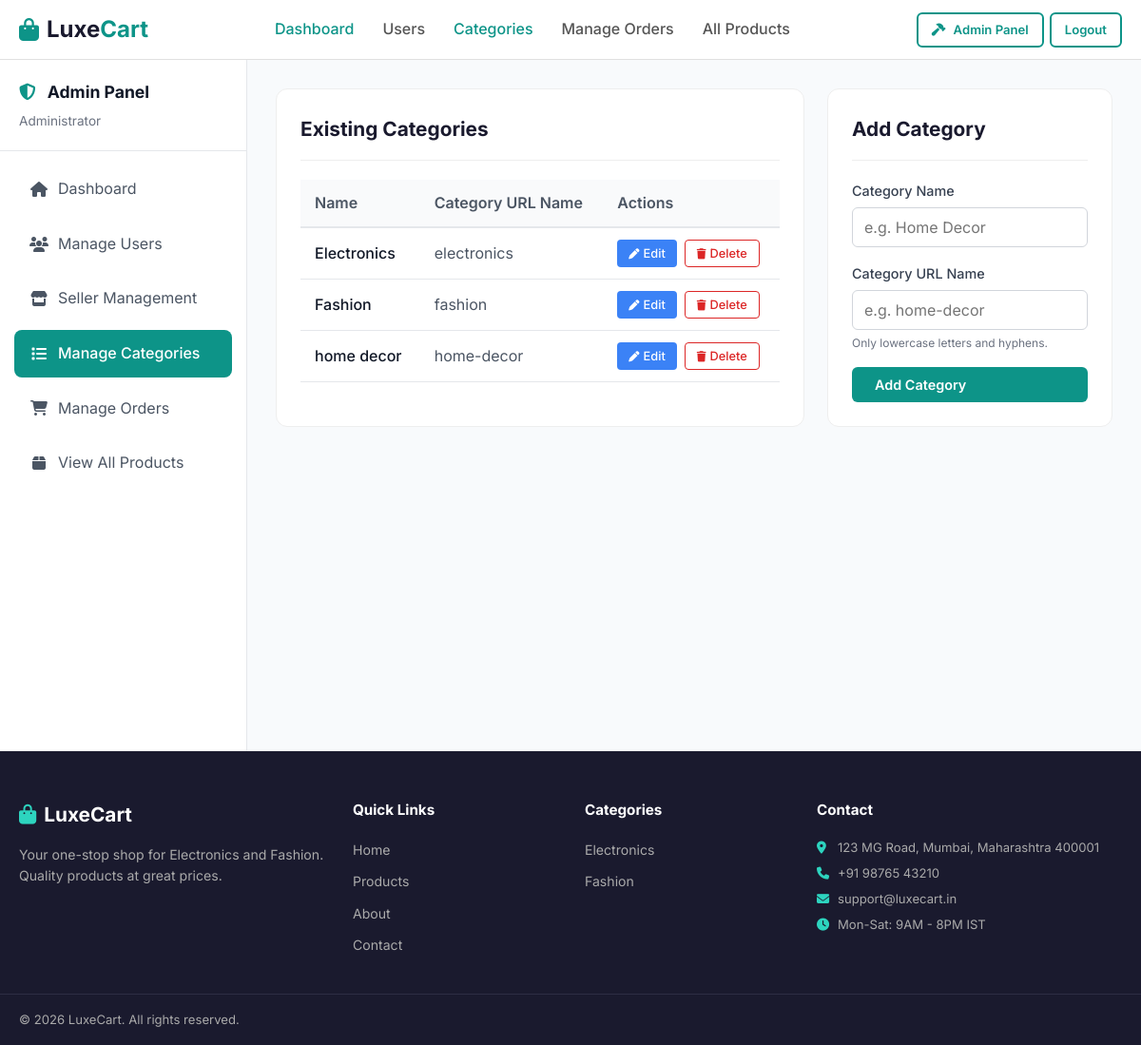
The app's page /admin/categories (signed in) with its own data.
### tables this page shows
CREATE TABLE `categories` (
  `id` int(11) NOT NULL,
  `name` varchar(100) NOT NULL,
  `category_url_name` varchar(100) NOT NULL
);

### controllers/AdminController.php (called while the page is built, shortened)
<?php
class AdminController
{
    private $db;
    public function __construct()
    {
        $this->db = Database::getInstance();
    }
    public function categories()
    {
        $categories = $this->db->fetchAll("SELECT * FROM categories ORDER BY name ASC");
        require BASE_PATH . '/views/layouts/main.php';
    }
}

### models/Database.php (called while the page is built, shortened)
<?php
class Database
{
    private static $instance = null;
    private $conn;
    private function __construct()
    {
        $this->conn = new mysqli(DB_HOST, DB_USER, DB_PASS, DB_NAME);
        $this->conn->set_charset("utf8mb4");
    }
    public static function getInstance()
    {
        if (self::$instance === null) {
            self::$instance = new self();
        }
        return self::$instance;
    }
    public function query($sql, $params = [], $types = '')
    {
        $stmt = $this->conn->prepare($sql);
        $stmt->execute();
        return $stmt;
    }
    public function fetchAll($sql, $params = [], $types = '')
    {
        $stmt = $this->query($sql, $params, $types);
        $result = $stmt->get_result();
        $rows = [];
        while ($row = $result->fetch_assoc()) {
            $rows[] = $row;
        }
        return $rows;
    }
}

### views/admin/categories.php (the view, shortened to what this page needs)
<div style="display: flex; min-height: calc(100vh - 73px); background: #f8fafc;">
    <aside
        style="width: 260px; background: #fff; border-right: 1px solid #e5e7eb; flex-shrink: 0; position: sticky; top: 0; height: calc(100vh - 73px); overflow-y: auto;">
        <div style="padding: 20px; border-bottom: 1px solid #e5e7eb;">
            <h3 style="margin: 0; color: #111827; font-size: 1.1rem;"><i class="fas fa-shield-alt"
                    style="color:#0d9488; margin-right:8px;"></i> Admin Panel</h3>
            <p style="margin: 5px 0 0 0; font-size: 0.85rem; color: #6b7280;">Administrator</p>
        </div>
        <div class="list-group" style="padding: 15px;">
            <a href="<?= BASE_URL ?>/admin" class="list-group-item"
                style="display: flex; align-items: center; gap: 10px; padding: 12px 16px; border-radius: 8px; margin-bottom: 8px; color: #4b5563; text-decoration: none; transition: background 0.2s;">
                <i class="fas fa-home" style="width: 20px; text-align: center;"></i> Dashboard
            </a>
            <a href="<?= BASE_URL ?>/admin/users" class="list-group-item"
                style="display: flex; align-items: center; gap: 10px; padding: 12px 16px; border-radius: 8px; margin-bottom: 8px; color: #4b5563; text-decoration: none; transition: background 0.2s;">
                <i class="fas fa-users" style="width: 20px; text-align: center;"></i> Manage Users
            </a>
            <a href="<?= BASE_URL ?>/admin/sellers" class="list-group-item"
                style="display: flex; align-items: center; gap: 10px; padding: 12px 16px; border-radius: 8px; margin-bottom: 8px; color: #4b5563; text-decoration: none; transition: background 0.2s;">
                <i class="fas fa-store" style="width: 20px; text-align: center;"></i> Seller Management
            </a>
            <a href="<?= BASE_URL ?>/admin/categories" class="list-group-item active"
                style="display: flex; align-items: center; gap: 10px; padding: 12px 16px; border-radius: 8px; margin-bottom: 8px; background: #0d9488; color: #fff; font-weight: 500; text-decoration: none;">
                <i class="fas fa-list" style="width: 20px; text-align: center;"></i> Manage Categories
            </a>
            <a href="<?= BASE_URL ?>/admin/orders" class="list-group-item"
                style="display: flex; align-items: center; gap: 10px; padding: 12px 16px; border-radius: 8px; margin-bottom: 8px; color: #4b5563; text-decoration: none; transition: background 0.2s;">
                <i class="fas fa-shopping-cart" style="width: 20px; text-align: center;"></i> Manage Orders
            </a>
            <a href="<?= BASE_URL ?>/products" class="list-group-item"
                style="display: flex; align-items: center; gap: 10px; padding: 12px 16px; border-radius: 8px; margin-bottom: 8px; color: #4b5563; text-decoration: none; transition: background 0.2s;">
                <i class="fas fa-box" style="width: 20px; text-align: center;"></i> View All Products
            </a>
        </div>
    </aside>
    <main style="flex: 1; padding: 30px; overflow-y: auto;">
        <div style="display: grid; grid-template-columns: 1fr 300px; gap: 24px;">
            <div style="background: #fff; padding: 25px; border-radius: 12px; border: 1px solid #eee;">
                <h2
                    style="margin-bottom: 20px; font-size: 1.3rem; color: #1a1a2e; border-bottom: 1px solid #eee; padding-bottom: 15px;">
                    Existing Categories</h2>
                <div style="overflow-x: auto;">
                    <table style="width: 100%; border-collapse: collapse; text-align: left;">
                        <thead>
                            <tr style="background-color: #f9fafb; border-bottom: 2px solid #e5e7eb;">
                                <th style="padding: 12px 15px; font-weight: 600; color: #4b5563;">Name</th>
                                <th style="padding: 12px 15px; font-weight: 600; color: #4b5563;">Category URL Name</th>
                                <th style="padding: 12px 15px; font-weight: 600; color: #4b5563;">Actions</th>
                            </tr>
                        </thead>
                        <tbody>
                            <?php foreach ($categories as $cat): ?>
                                <tr style="border-bottom: 1px solid #e5e7eb;" id="row-<?= $cat['id'] ?>">
                                    <td style="padding: 12px 15px; font-weight: 500; color: #111827;">
                                        <?= htmlspecialchars($cat['name']) ?>
                                    </td>
                                    <td style="padding: 12px 15px; color: #4b5563;">
                                        <?= htmlspecialchars($cat['category_url_name']) ?>
                                    </td>
                                    <td style="padding: 12px 15px;">
                                        <div style="display: flex; gap: 8px;">
                                            <button type="button" onclick="toggleEditForm(<?= $cat['id'] ?>)"
                                                style="display: inline-flex; align-items: center; gap: 4px; padding: 6px 12px; background: #3b82f6; color: #fff; border: none; border-radius: 4px; cursor: pointer; font-size: 0.8rem; font-weight: 500;">
                                                <i class="fas fa-pen" style="font-size: 0.7rem;"></i> Edit
                                            </button>
                                            <form action="<?= BASE_URL ?>/admin/categories" method="POST"
                                                onsubmit="return confirm('Delete this category?');" style="margin: 0;">
                                                <button type="submit"
                                                    style="display: inline-flex; align-items: center; gap: 4px; padding: 6px 12px; background: #fff; color: #dc2626; border: 1px solid #dc2626; border-radius: 4px; cursor: pointer; font-size: 0.8rem; font-weight: 500;">
                                                    <i class="fas fa-trash" style="font-size: 0.7rem;"></i> Delete
                                                </button>
                                            </form>
                                        </div>
                                    </td>
                                </tr>
                            <?php endforeach; ?>
                        </tbody>
                    </table>
                </div>
            </div>
            <div
                style="background: #fff; padding: 25px; border-radius: 12px; border: 1px solid #eee; height: fit-content;">
                <h2
                    style="margin-bottom: 20px; font-size: 1.3rem; color: #1a1a2e; border-bottom: 1px solid #eee; padding-bottom: 15px;">
                    Add Category</h2>
                <form action="<?= BASE_URL ?>/admin/categories" method="POST"
                    style="display: flex; flex-direction: column; gap: 16px;">
                    <div>
                        <label
                            style="display: block; margin-bottom: 6px; font-size: 0.9rem; font-weight: 500; color: #374151;">Category
                            Name</label>
                        <input type="text" name="name" required placeholder="e.g. Home Decor"
                            style="width: 100%; padding: 10px 12px; border: 1px solid #d1d5db; border-radius: 6px;">
                    </div>
                    <div>
                        <label
                            style="display: block; margin-bottom: 6px; font-size: 0.9rem; font-weight: 500; color: #374151;">Category
                            URL Name</label>
                        <input type="text" name="category_url_name" required placeholder="e.g. home-decor"
                            style="width: 100%; padding: 10px 12px; border: 1px solid #d1d5db; border-radius: 6px;">
                        <span style="display: block; margin-top: 4px; font-size: 0.75rem; color: #6b7280;">Only
                            lowercase letters and hyphens.</span>
                    </div>
                    <button type="submit" class="btn btn-primary">Add Category</button>
                </form>
            </div>
        </div>
</div>

### public/css/style.css (style rules this page uses)
*, *::before, *::after { box-sizing: border-box; margin: 0; padding: 0 }
body { font-family: 'Inter', Arial, sans-serif; font-size: 16px; line-height: 1.6; color: #333; background: #f9f9f9 }
a { text-decoration: none; color: inherit }
button { cursor: pointer; border: none; background: none; font-family: inherit }
input, select, textarea { font-family: inherit; font-size: inherit }
.btn { display: inline-flex; align-items: center; gap: 8px; padding: 10px 24px; border-radius: 6px; font-weight: 600; font-size: .9rem }
.btn-primary { background: #0d9488; color: #fff }

### records on screen
categories: name "Electronics", category_url_name "electronics"
categories: name "Fashion", category_url_name "fashion"
categories: name "home decor", category_url_name "home-decor"
